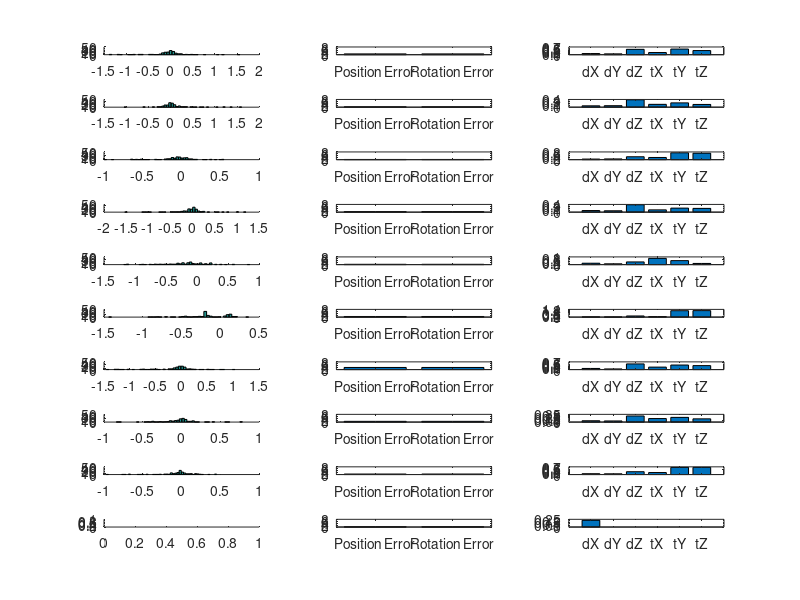

The MATLAB source for this figure: (Note: this script raises an error after producing the figure.)
%close('all')
clear;
percentages = [];

actual = dlmread('reg_actual.txt');
manual = dlmread('reg_manual.txt');
anneal = dlmread('reg_anneal.txt');

numReg = length(actual);
numAnneal = length(anneal)/numReg;

figure();
for trialIdx = 1:numReg
    medDev(trialIdx,:) = mad(anneal((trialIdx-1)*numAnneal+1:trialIdx*numAnneal,1:6));
    wrong = 0;
    right = 0;
    for idx = (trialIdx-1)*numAnneal+1:trialIdx*numAnneal
        if (abs(anneal(idx,:)-actual(trialIdx))<[1 1 1 1 1 1])
            right = right+1;
        else
            wrong = wrong+1;
        end
    end
    plot = subplot(numReg,3,trialIdx*3);
    bar(medDev(trialIdx,:));
    set(gca,'XTickLabel',{'dX','dY','dZ','tX','tY','tZ'})
    %ylim(plot,[0 1.5]);
    plot2 = subplot(numReg,3,trialIdx*3-1);
    errors(trialIdx,:) = abs(manual(trialIdx,:)-actual(trialIdx,:));
    posError = mean(errors(trialIdx,1:3));
    rotError = mean(errors(trialIdx,1:3));
    bar([posError rotError]);
    set(gca,'XTickLabel',{'Position Error','Rotation Error'})
    ylim(plot2,[0 8]);
    
    plot3 = subplot(numReg,3,trialIdx*3-2);
    hold('on')
    positionErrors = [];
    for idx = (trialIdx-1)*numAnneal+1:trialIdx*numAnneal
        positionErrors = horzcat(positionErrors, anneal(idx,1:3)-actual(trialIdx,1:3));
    end
    hist(positionErrors,50);
    ylim(plot3,[0 50]);
    %xlim(plot3,[-2 2]);
    hold('off')
     %title(files{trialIdx}(7:end-9))
      
%     %scatter3(M(:,1),M(:,2),M(:,3))
%     percentages = [percentages,right/length(M)];
end
% 
% figure();
% subplot(2,1,1)
% hold('on')
% positionErrors = [];
% for trialIdx = 1:numReg
%     for idx = (trialIdx-1)*numAnneal+1:trialIdx*numAnneal
%         positionErrors = horzcat(positionErrors, anneal(idx,1:3)-actual(trialIdx,1:3));
%     end
% end
% hist(positionErrors);
% 
% subplot(2,1,2)
% hold('on')
% rotationErrors = [];
% for trialIdx = 1:numReg
%     if (trialIdx == 6 || trialIdx == 10)
%         continue
%     end
%     for idx = (trialIdx-1)*numAnneal+1:trialIdx*numAnneal
%         rotationErrors = horzcat(rotationErrors, anneal(idx,4:6)-actual(trialIdx,4:6));
%     end
% end
% hist(rotationErrors);